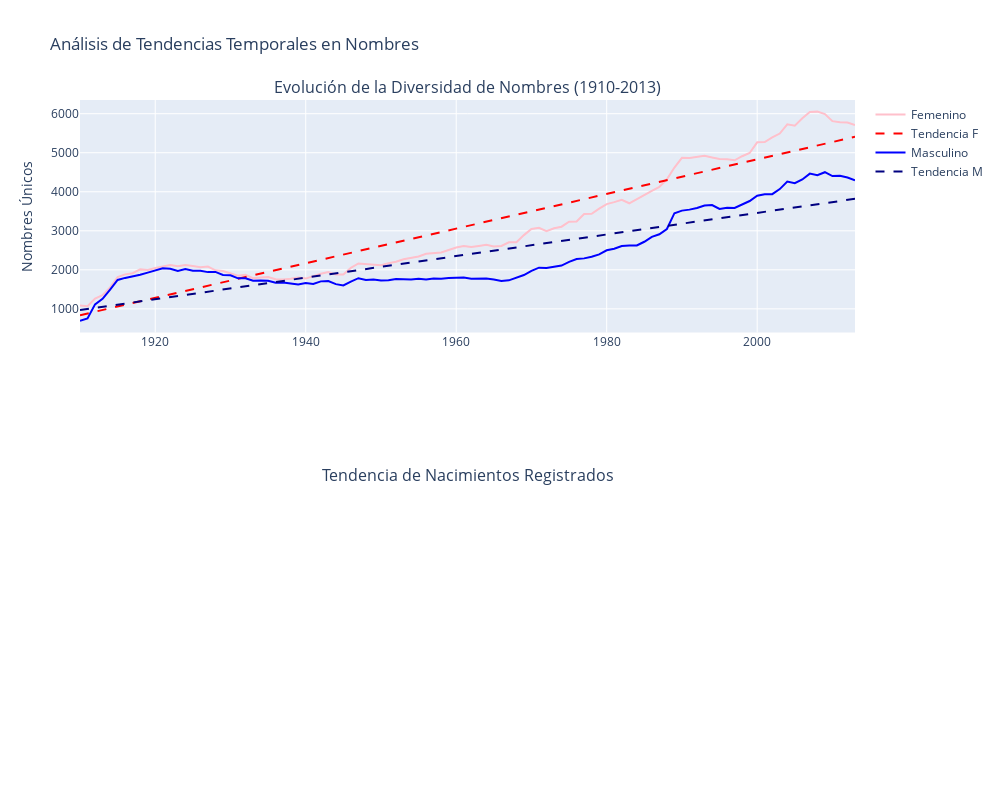

Write notebook code for a chart like this one.
### Code cell
# Parte 2: Rangos y cardinalidad de los datos
try:
    ranges_query = """
    SELECT
        MIN(year) as min_year,
        MAX(year) as max_year,
        COUNT(DISTINCT state) as num_states,
        COUNT(DISTINCT name) as unique_names,
        COUNT(DISTINCT gender) as gender_types
    FROM 
        `bigquery-public-data.usa_names.usa_1910_2013`
    """
    
    print("📈 Rangos y cardinalidad de los datos:")
    ranges_df = client.query(ranges_query).to_dataframe()
    display(ranges_df)

except Exception as e:
    print(f"Error al obtener rangos: {str(e)}")

# Análisis de distribución temporal y tendencias
try:
    # Consulta para análisis temporal
    # Agregación por año y género para identificar patrones
    dist_query = """
    SELECT
        year,
        gender,
        COUNT(DISTINCT name) as unique_names,
        SUM(number) as total_births,
        -- Cálculo de diversidad relativa
        COUNT(DISTINCT name) / SUM(number) * 10000 as diversity_index
    FROM 
        `bigquery-public-data.usa_names.usa_1910_2013`
    GROUP BY 
        year, gender
    ORDER BY 
        year, gender
    """

    print("Análisis de distribución temporal:")
    dist_df = client.query(dist_query).to_dataframe()
    
    # Cálculo de estadísticas por género
    stats_by_gender = dist_df.groupby('gender').agg({
        'unique_names': ['mean', 'std'],
        'total_births': ['mean', 'std'],
        'diversity_index': ['mean', 'std']
    }).round(2)
    
    print("\nEstadísticas por Género:")
    display(stats_by_gender)
    
    # Visualización de tendencias temporales
    fig = make_subplots(
        rows=2, cols=1,
        subplot_titles=(
            'Evolución de la Diversidad de Nombres (1910-2013)',
            'Tendencia de Nacimientos Registrados'
        )
    )
    
    # Gráfica de diversidad de nombres
    for gender in ['F', 'M']:
        df_gender = dist_df[dist_df['gender'] == gender]
        
        # Añadir línea de tendencia
        z = np.polyfit(df_gender['year'], df_gender['unique_names'], 1)
        p = np.poly1d(z)
        
        fig.add_trace(
            go.Scatter(
                x=df_gender['year'], 
                y=df_gender['unique_names'],
                mode='lines',
                name=f'{"Femenino" if gender == "F" else "Masculino"}',
                line=dict(color='pink' if gender == 'F' else 'blue')
            ),
            row=1, col=1
        )
        
        # Añadir línea de tendencia
        fig.add_trace(
            go.Scatter(
                x=df_gender['year'],
                y=p(df_gender['year']),
                mode='lines',
                name=f'Tendencia {"F" if gender == "F" else "M"}',
                line=dict(dash='dash', color='red' if gender == 'F' else 'navy')
            ),
            row=1, col=1
        )

    # Actualizar diseño
    fig.update_layout(
        height=800,
        width=1000,
        showlegend=True,
        title_text="Análisis de Tendencias Temporales en Nombres"
    )

    fig.update_xaxes(title_text="Año", row=2, col=1)
    fig.update_yaxes(title_text="Nombres Únicos", row=1, col=1)
    fig.update_yaxes(title_text="Total Nacimientos", row=2, col=1)

    fig.show()

except Exception as e:
    print(f"Error en análisis temporal: {str(e)}")
    print("Verificar integridad de datos temporales")

### Figure 1 — Plotly figure (JSON) as saved in the notebook; plotly's stock layout.template omitted (floating-point values rounded to 4 significant figures)
{"data": [{"line": {"color": "pink"}, "mode": "lines", "name": "Femenino", "type": "scatter", "x": [1910, 1911, 1912, 1913, 1914, 1915, 1916, 1917, 1918, 1919, 1920, 1921, 1922, 1923, 1924, 1925, 1926, 1927, 1928, 1929, 1930, 1931, 1932, 1933, 1934, 1935, 1936, 1937, 1938, 1939, 1940, 1941, 1942, 1943, 1944, 1945, 1946, 1947, 1948, 1949, 1950, 1951, 1952, 1953, 1954, 1955, 1956, 1957, 1958, 1959, 1960, 1961, 1962, 1963, 1964, 1965, 1966, 1967, 1968, 1969, 1970, 1971, 1972, 1973, 1974, 1975, 1976, 1977, 1978, 1979, 1980, 1981, 1982, 1983, 1984, 1985, 1986, 1987, 1988, 1989, 1990, 1991, 1992, 1993, 1994, 1995, 1996, 1997, 1998, 1999, 2000, 2001, 2002, 2003, 2004, 2005, 2006, 2007, 2008, 2009, 2010, 2011, 2012, 2013], "xaxis": "x", "y": [1083, 1066, 1261, 1350, 1549, 1816, 1884, 1913, 2011, 1998, 2048, 2082, 2121, 2091, 2124, 2097, 2066, 2082, 1986, 1967, 1907, 1847, 1872, 1786, 1803, 1816, 1758, 1755, 1774, 1800, 1775, 1838, 1897, 1941, 1877, 1882, 2049, 2162, 2144, 2127, 2116, 2170, 2207, 2270, 2298, 2341, 2410, 2425, 2444, 2508, 2573, 2610, 2583, 2610, 2641, 2600, 2612, 2705, 2706, 2889, 3047, 3077, 2992, 3066, 3105, 3233, 3239, 3429, 3436, 3567, 3684, 3734, 3792, 3705, 3817, 3917, 4025, 4123, 4319, 4621, 4868, 4865, 4901, 4922, 4879, 4838, 4830, 4806, 4910, 4992, 5266, 5272, 5393, 5491, 5728, 5694, 5883, 6042, 6053, 5989, 5809, 5778, 5773, 5708], "yaxis": "y"}, {"line": {"color": "red", "dash": "dash"}, "mode": "lines", "name": "Tendencia F", "type": "scatter", "x": [1910, 1911, 1912, 1913, 1914, 1915, 1916, 1917, 1918, 1919, 1920, 1921, 1922, 1923, 1924, 1925, 1926, 1927, 1928, 1929, 1930, 1931, 1932, 1933, 1934, 1935, 1936, 1937, 1938, 1939, 1940, 1941, 1942, 1943, 1944, 1945, 1946, 1947, 1948, 1949, 1950, 1951, 1952, 1953, 1954, 1955, 1956, 1957, 1958, 1959, 1960, 1961, 1962, 1963, 1964, 1965, 1966, 1967, 1968, 1969, 1970, 1971, 1972, 1973, 1974, 1975, 1976, 1977, 1978, 1979, 1980, 1981, 1982, 1983, 1984, 1985, 1986, 1987, 1988, 1989, 1990, 1991, 1992, 1993, 1994, 1995, 1996, 1997, 1998, 1999, 2000, 2001, 2002, 2003, 2004, 2005, 2006, 2007, 2008, 2009, 2010, 2011, 2012, 2013], "xaxis": "x", "y": [838.1, 882.5, 926.9, 971.2, 1016.0, 1060.0, 1104.0, 1149.0, 1193.0, 1237.0, 1282.0, 1326.0, 1370.0, 1415.0, 1459.0, 1503.0, 1548.0, 1592.0, 1637.0, 1681.0, 1725.0, 1770.0, 1814.0, 1858.0, 1903.0, 1947.0, 1991.0, 2036.0, 2080.0, 2124.0, 2169.0, 2213.0, 2258.0, 2302.0, 2346.0, 2391.0, 2435.0, 2479.0, 2524.0, 2568.0, 2612.0, 2657.0, 2701.0, 2745.0, 2790.0, 2834.0, 2879.0, 2923.0, 2967.0, 3012.0, 3056.0, 3100.0, 3145.0, 3189.0, 3233.0, 3278.0, 3322.0, 3366.0, 3411.0, 3455.0, 3500.0, 3544.0, 3588.0, 3633.0, 3677.0, 3721.0, 3766.0, 3810.0, 3854.0, 3899.0, 3943.0, 3987.0, 4032.0, 4076.0, 4121.0, 4165.0, 4209.0, 4254.0, 4298.0, 4342.0, 4387.0, 4431.0, 4475.0, 4520.0, 4564.0, 4608.0, 4653.0, 4697.0, 4742.0, 4786.0, 4830.0, 4875.0, 4919.0, 4963.0, 5008.0, 5052.0, 5096.0, 5141.0, 5185.0, 5229.0, 5274.0, 5318.0, 5363.0, 5407.0], "yaxis": "y"}, {"line": {"color": "blue"}, "mode": "lines", "name": "Masculino", "type": "scatter", "x": [1910, 1911, 1912, 1913, 1914, 1915, 1916, 1917, 1918, 1919, 1920, 1921, 1922, 1923, 1924, 1925, 1926, 1927, 1928, 1929, 1930, 1931, 1932, 1933, 1934, 1935, 1936, 1937, 1938, 1939, 1940, 1941, 1942, 1943, 1944, 1945, 1946, 1947, 1948, 1949, 1950, 1951, 1952, 1953, 1954, 1955, 1956, 1957, 1958, 1959, 1960, 1961, 1962, 1963, 1964, 1965, 1966, 1967, 1968, 1969, 1970, 1971, 1972, 1973, 1974, 1975, 1976, 1977, 1978, 1979, 1980, 1981, 1982, 1983, 1984, 1985, 1986, 1987, 1988, 1989, 1990, 1991, 1992, 1993, 1994, 1995, 1996, 1997, 1998, 1999, 2000, 2001, 2002, 2003, 2004, 2005, 2006, 2007, 2008, 2009, 2010, 2011, 2012, 2013], "xaxis": "x", "y": [692, 754, 1114, 1256, 1494, 1740, 1793, 1830, 1873, 1928, 1982, 2039, 2029, 1972, 2019, 1979, 1975, 1941, 1947, 1869, 1858, 1782, 1781, 1719, 1726, 1722, 1669, 1675, 1651, 1625, 1659, 1639, 1704, 1712, 1633, 1598, 1698, 1785, 1741, 1749, 1726, 1731, 1765, 1759, 1754, 1772, 1751, 1778, 1769, 1788, 1786, 1803, 1770, 1777, 1778, 1753, 1716, 1730, 1791, 1867, 1973, 2056, 2046, 2070, 2109, 2205, 2275, 2293, 2334, 2397, 2501, 2539, 2608, 2620, 2624, 2719, 2846, 2911, 3045, 3451, 3517, 3542, 3585, 3648, 3661, 3560, 3589, 3586, 3677, 3763, 3897, 3935, 3938, 4068, 4262, 4219, 4315, 4465, 4425, 4501, 4403, 4411, 4364, 4296], "yaxis": "y"}, {"line": {"color": "navy", "dash": "dash"}, "mode": "lines", "name": "Tendencia M", "type": "scatter", "x": [1910, 1911, 1912, 1913, 1914, 1915, 1916, 1917, 1918, 1919, 1920, 1921, 1922, 1923, 1924, 1925, 1926, 1927, 1928, 1929, 1930, 1931, 1932, 1933, 1934, 1935, 1936, 1937, 1938, 1939, 1940, 1941, 1942, 1943, 1944, 1945, 1946, 1947, 1948, 1949, 1950, 1951, 1952, 1953, 1954, 1955, 1956, 1957, 1958, 1959, 1960, 1961, 1962, 1963, 1964, 1965, 1966, 1967, 1968, 1969, 1970, 1971, 1972, 1973, 1974, 1975, 1976, 1977, 1978, 1979, 1980, 1981, 1982, 1983, 1984, 1985, 1986, 1987, 1988, 1989, 1990, 1991, 1992, 1993, 1994, 1995, 1996, 1997, 1998, 1999, 2000, 2001, 2002, 2003, 2004, 2005, 2006, 2007, 2008, 2009, 2010, 2011, 2012, 2013], "xaxis": "x", "y": [969.3, 997.0, 1025.0, 1052.0, 1080.0, 1108.0, 1135.0, 1163.0, 1191.0, 1218.0, 1246.0, 1274.0, 1301.0, 1329.0, 1357.0, 1384.0, 1412.0, 1440.0, 1467.0, 1495.0, 1523.0, 1550.0, 1578.0, 1606.0, 1633.0, 1661.0, 1689.0, 1716.0, 1744.0, 1772.0, 1799.0, 1827.0, 1854.0, 1882.0, 1910.0, 1937.0, 1965.0, 1993.0, 2020.0, 2048.0, 2076.0, 2103.0, 2131.0, 2159.0, 2186.0, 2214.0, 2242.0, 2269.0, 2297.0, 2325.0, 2352.0, 2380.0, 2408.0, 2435.0, 2463.0, 2491.0, 2518.0, 2546.0, 2574.0, 2601.0, 2629.0, 2657.0, 2684.0, 2712.0, 2740.0, 2767.0, 2795.0, 2823.0, 2850.0, 2878.0, 2906.0, 2933.0, 2961.0, 2989.0, 3016.0, 3044.0, 3072.0, 3099.0, 3127.0, 3155.0, 3182.0, 3210.0, 3238.0, 3265.0, 3293.0, 3321.0, 3348.0, 3376.0, 3404.0, 3431.0, 3459.0, 3487.0, 3514.0, 3542.0, 3570.0, 3597.0, 3625.0, 3653.0, 3680.0, 3708.0, 3735.0, 3763.0, 3791.0, 3818.0], "yaxis": "y"}], "layout": {"annotations": [{"font": {"size": 16}, "showarrow": false, "text": "Evolución de la Diversidad de Nombres (1910-2013)", "x": 0.5, "xanchor": "center", "xref": "paper", "y": 1, "yanchor": "bottom", "yref": "paper"}, {"font": {"size": 16}, "showarrow": false, "text": "Tendencia de Nacimientos Registrados", "x": 0.5, "xanchor": "center", "xref": "paper", "y": 0.375, "yanchor": "bottom", "yref": "paper"}], "height": 800, "showlegend": true, "title": {"text": "Análisis de Tendencias Temporales en Nombres"}, "width": 1000, "xaxis": {"anchor": "y", "domain": [0, 1]}, "xaxis2": {"anchor": "y2", "domain": [0, 1], "title": {"text": "Año"}}, "yaxis": {"anchor": "x", "domain": [0.625, 1], "title": {"text": "Nombres Únicos"}}, "yaxis2": {"anchor": "x2", "domain": [0, 0.375], "title": {"text": "Total Nacimientos"}}}}
